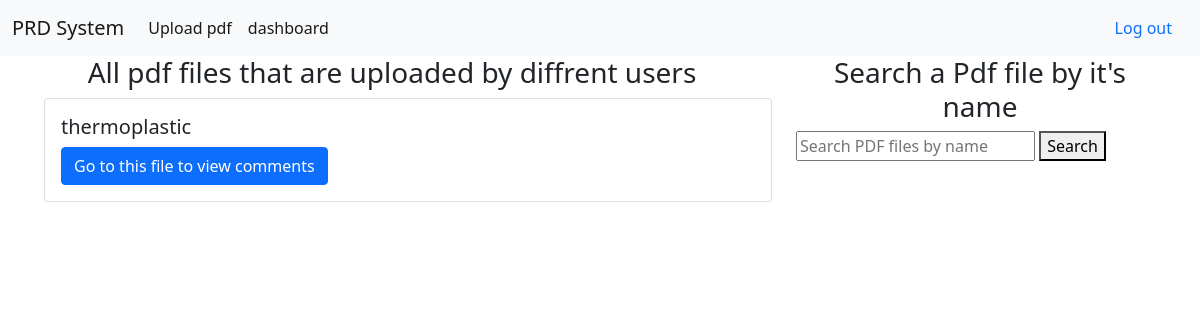
The app's page /dashboard (signed in), older data.
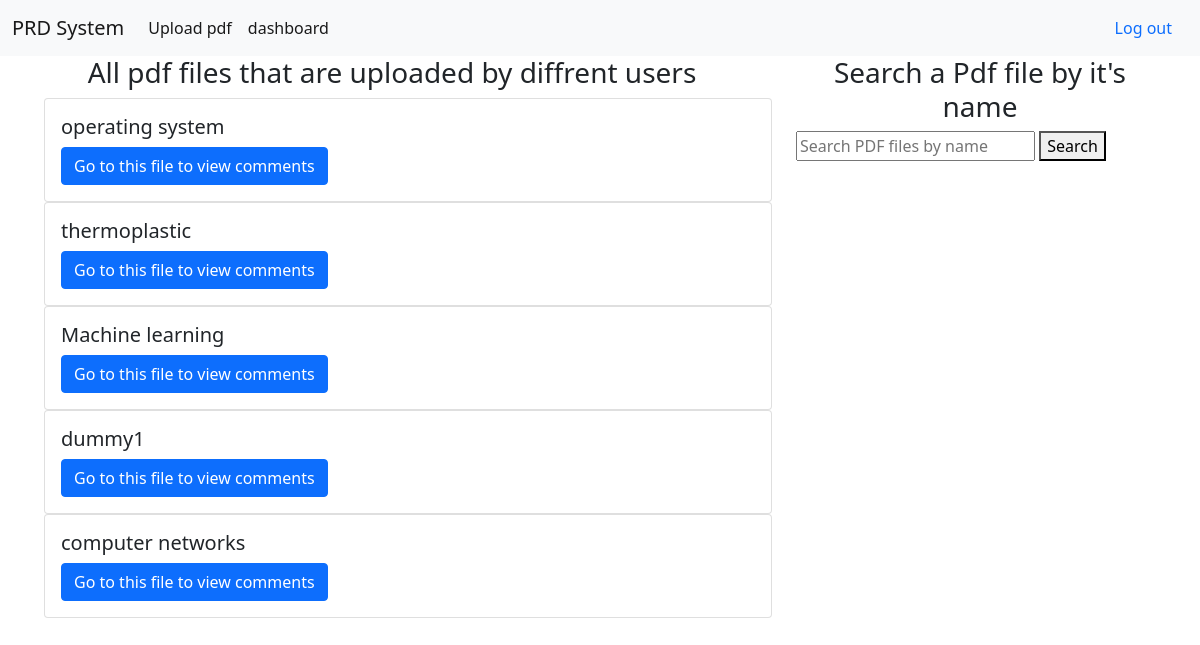
The same page, newer data.
### app/models.py (models this page shows)
class pdf_file_model(models.Model):
    def user_directory_path(instance, filename):
        return "user_{0}/{1}".format(instance.Owner.id, filename)
    pdf_name = models.CharField(max_length=100,blank=False, unique="True")
    Owner = models.ForeignKey(CustomUser, on_delete=models.CASCADE)
    pdf_file = models.FileField(max_length=100, blank=False,upload_to=user_directory_path)
    def __str__(self):
        return self.pdf_name

### app/views.py (the view)
# urls.py: path("dashboard", views.dashboard, name="dashboard"),
def dashboard(request):
    if request.user.is_authenticated:
        owned_pdf_files=pdf_file_model.objects.filter(Owner=request.user)
        invited_records = UserInvitationRecord.objects.filter(user=request.user)
        invited_pdf_files = [record.pdf_file for record in invited_records]
        print(invited_pdf_files)
        print(list(owned_pdf_files))
        pdf_files=invited_pdf_files + list(owned_pdf_files)
        return render(request, 'app/dashboard.html', {'pdf_files': pdf_files})
    else:
        messages.info(request, "Please login to your account first to view all pdfs")
        return redirect("homepage")

### app/templates/app/dashboard.html (shortened to what this page needs)
{% extends "app/base.html" %}
{% block content %}
<div class="row">
  <div class="col-8">
    <h3 style="text-align: center;">All pdf files that are uploaded by diffrent users</h3>
<ul>
    {% for pdf_file in pdf_files %}
    <div class="card">
        <div class="card-body">
          <h5 class="card-title">{{ pdf_file.pdf_name }}</h5>
          <a href="{% url 'pdf_file' pdf_file.id %}"class="btn btn-primary">Go to this file to view comments</a>
        </div>
      </div>
    {% endfor %}
</ul>
</div>
        <div class="col-4 position-relative">
              <h3 style="text-align: center;"> Search a Pdf file by it's name</h3>
              <form id="search-form" class="position-absolute top-40 start-40">
                <input type="text" id="search-input" placeholder="Search PDF files by name">
                <button type="submit">Search</button>
              </form>
            </div>
</div>
{% endblock content %}

### app/templates/app/base.html (shortened to what this page needs)
{% load static %}
<!doctype html>
<html lang="en">
  <head>
    <link href="https://cdn.jsdelivr.net/npm/bootstrap@5.1.3/dist/css/bootstrap.min.css" rel="stylesheet">
  </head>
  <body>
    <nav class="navbar navbar-expand-lg navbar-light bg-light">
        <div class="container-fluid">
          <a class="navbar-brand" href="{% url 'homepage' %}">PRD System</a>
          <div class="collapse navbar-collapse" id="navbarSupportedContent">
            <ul class="navbar-nav me-auto mb-2 mb-lg-0">
              <li class="nav-item">
                <a class="nav-link active" aria-current="page" href="{% url 'upload' %}">Upload pdf</a>
              </li>
              <li class="nav-item">
                <a class="nav-link active" aria-current="page" href="{% url 'dashboard' %}">dashboard</a>
              </li>
            </ul>
              <ul class="nav justify-content-end">
                {% if user.is_authenticated %}
                <li class="nav-item">
                <a class="nav-link" href="{% url 'logout' %}">
                    Log out
                </a>
              </li>
            {% endif %}
              </ul>
          </div>
        </div>
      </nav>
<main role="main" class="container-xxl">
  <div class="row">
          {% block content %}
          {% endblock %}
  </div>
</main>
  </body>
</html>

Row changes from the older to the newer data that the page shows:
added pdf_file_model: pdf_name "operating system"
added pdf_file_model: pdf_name "Machine learning"
added pdf_file_model: pdf_name "dummy1"
added pdf_file_model: pdf_name "computer networks"
